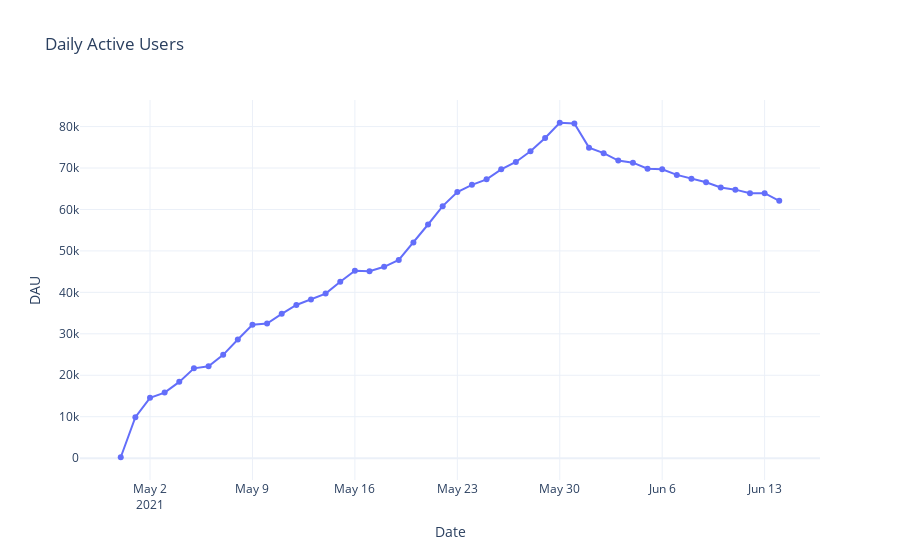
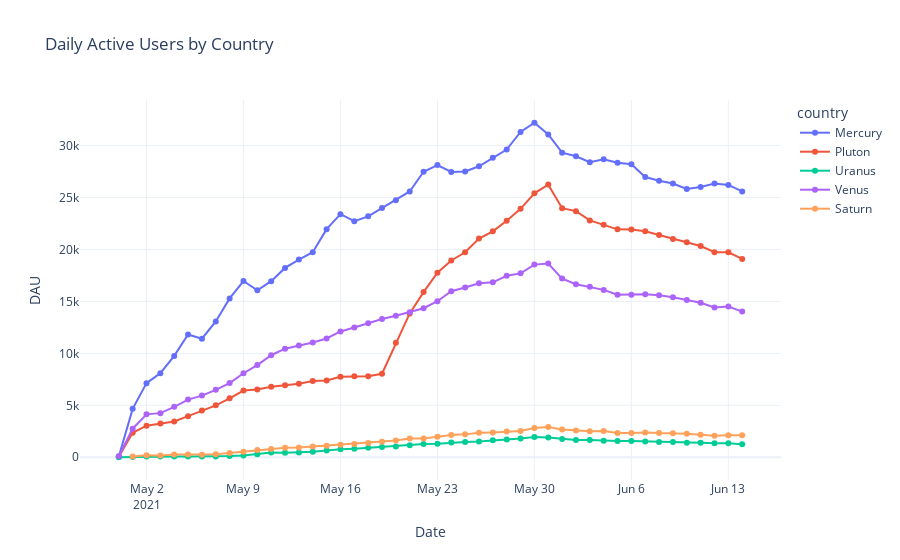
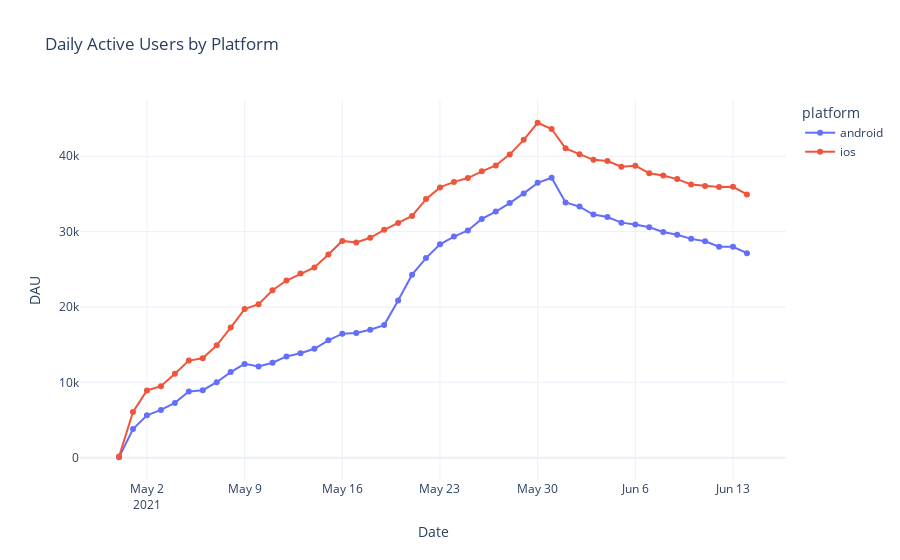
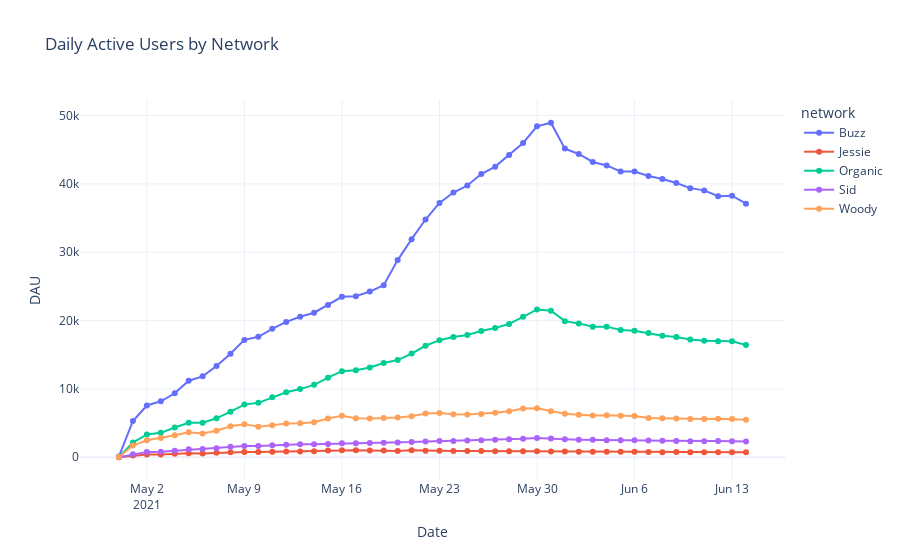

Here is the notebook cell these charts were saved with, in order:
### Code cell
import pandas as pd
import plotly.express as px


# Ensure the date column is in datetime format
dau['date'] = pd.to_datetime(dau['date'])

fig_total = px.line(
    dau.groupby("date", as_index=False).agg({"dau": "sum"}),
    x="date",
    y="dau",
    title="Daily Active Users",
    markers=True
)
fig_total.update_layout(template="plotly_white", xaxis_title="Date", yaxis_title="DAU")
fig_total.show()

fig_country = px.line(
    dau.groupby(["date", "country"], as_index=False).agg({"dau": "sum"}),
    x="date",
    y="dau",
    color="country",
    markers=True,
    title="Daily Active Users by Country",
)
fig_country.update_layout(template="plotly_white", xaxis_title="Date", yaxis_title="DAU")
fig_country.show()

fig_platform = px.line(
    dau.groupby(["date", "platform"], as_index=False).agg({"dau": "sum"}),
    x="date",
    y="dau",
    color="platform",
    markers=True,
    title="Daily Active Users by Platform"
)
fig_platform.update_layout(template="plotly_white", xaxis_title="Date", yaxis_title="DAU")
fig_platform.show()

fig_network = px.line(
    dau.groupby(["date", "network"], as_index=False).agg({"dau": "sum"}),
    x="date",
    y="dau",
    color="network",
    markers=True,
    title="Daily Active Users by Network"
)
fig_network.update_layout(template="plotly_white", xaxis_title="Date", yaxis_title="DAU")
fig_network.show()
